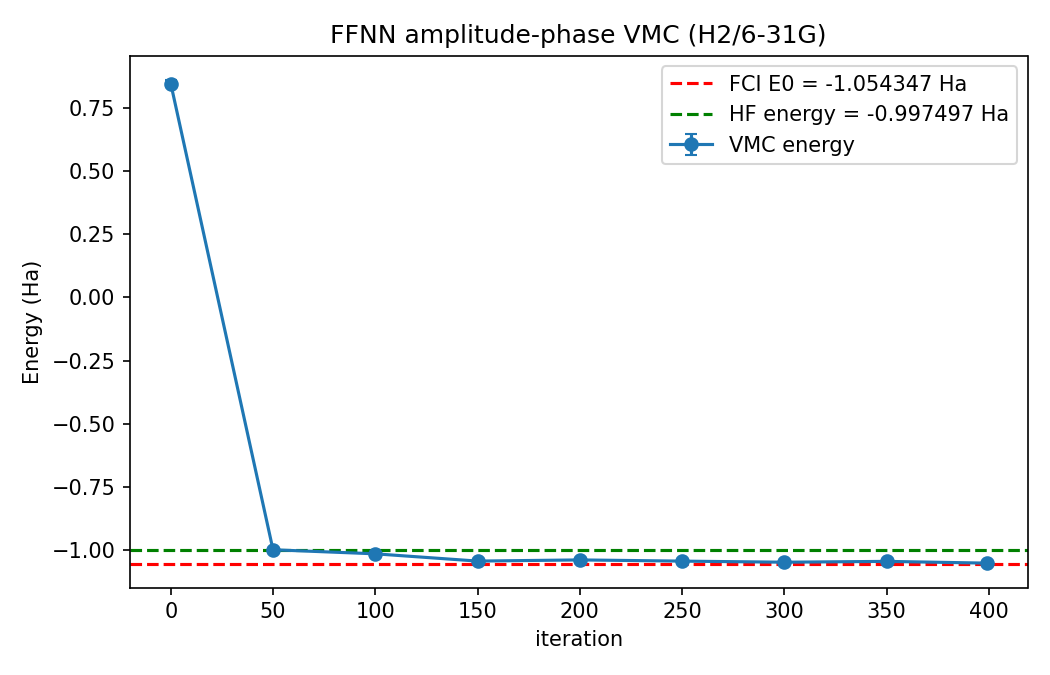

Recreate this plot in Python.
"""
FFNN 振幅-相位分离版 VMC（py 版本）

相对 notebook 的修复：
1. jax.grad 报错：实参数、复输出 logψ = logA + 1j·φ 不能直接 jax.grad(holomorphic=False)，
   改为分别对实部/虚部求导后组合 ∇logψ = ∇Re + i·∇Im（Wirtinger）。
2. 实参数 SR 取实部：∇E = 2·Re⟨(E_loc−⟨E⟩)(∇logψ)*⟩；度量用 Re(S)。
3. 重要性加权采样：按 |ψ|（machine_pow=1）采样、估计器加权 w ∝ |ψ|，
   否则 |ψ|² 采样在轨迹接近 HF 本征态时方差→0、梯度恒 0，冻结在 HF（误差 ~57 mHa）。
   修复后能平滑越过 HF 收敛到 FCI（400 步误差 ~3.5 mHa）。
"""
import sys
import os
import time
import jax
import jax.numpy as jnp
import numpy as np
import netket as nk
import optax
import matplotlib
matplotlib.use("Agg")
import matplotlib.pyplot as plt
from flax import nnx
from functools import partial
from jax import flatten_util

sys.path.append(os.path.join(os.path.dirname(os.path.abspath(__file__)), '..'))
from H2_631G import SINGLE_SIZE, ha, hi, E_fcis, single_rule, g, hf_ground_energy

jax.config.update("jax_enable_x64", True)


# ===================== Ansatz：振幅-相位分离（共享骨干） =====================
class SingleStateAnsatz_SharedBackbone(nnx.Module):
    def __init__(self, n_spin_orbitals: int, hidden_dim: int = 16, *, rngs: nnx.Rngs):
        super().__init__()
        self.n_so = n_spin_orbitals
        self.backbone1 = nnx.Linear(n_spin_orbitals, hidden_dim, rngs=rngs, param_dtype=float)
        self.backbone2 = nnx.Linear(hidden_dim, hidden_dim, rngs=rngs, param_dtype=float)
        self.head_logA = nnx.Linear(hidden_dim, 1, rngs=rngs, param_dtype=float)
        self.head_phi = nnx.Linear(hidden_dim, 1, rngs=rngs, param_dtype=float)

    def __call__(self, x: jax.Array) -> jax.Array:
        h = nnx.tanh(self.backbone1(x))
        h = nnx.tanh(self.backbone2(h))
        logA = jnp.squeeze(self.head_logA(h))
        phi = jnp.squeeze(self.head_phi(h))
        return logA + 1j * phi


def create_machine(model: nnx.Module):
    """将 Flax NNX 模型包装为 machine 函数"""
    graphdef, state = nnx.split(model)

    @jax.jit
    def machine(params, sigma):
        m = nnx.merge(graphdef, params)
        return m(sigma)

    return machine, graphdef, state


# ===================== 局部能量 =====================
@partial(jax.jit, static_argnames=("machine",))
def compute_local_energies(machine, params, sigma):
    eta, H_eta = ha.get_conn_padded(sigma)
    logpsi_sigma = machine(params, sigma)
    logpsi_eta = machine(params, eta)
    logpsi_sigma = jnp.expand_dims(logpsi_sigma, -1)
    return jnp.sum(H_eta * jnp.exp(logpsi_eta - logpsi_sigma), axis=-1)


# ===================== 每样本梯度：实参数网络，拆实部/虚部求导 =====================
def _grad_logpsi_real_params(machine, params, sigma):
    """
    实参数、复输出的 logψ 梯度：
        ∇ logψ(σ) = ∇ Re logψ(σ) + i · ∇ Im logψ(σ)
    （这就是 holomorphic=False 时手写的正确版本，绕开 jax.grad 的实输出限制）
    """
    re_grad = jax.vmap(
        lambda s: jax.grad(lambda p: machine(p, s).real)(params)
    )(sigma)
    im_grad = jax.vmap(
        lambda s: jax.grad(lambda p: machine(p, s).imag)(params)
    )(sigma)
    return jax.tree_util.tree_map(lambda r, i: r + 1j * i, re_grad, im_grad)


# ===================== 重要性加权（配合 machine_pow=1 采样 p ∝ |ψ|） =====================
# 动机：按 |ψ|² 采样时，一旦 |ψ|² 塌缩到单个组态（如 HF），梯度信号 ∝ ψη 的激发组态
# 永远采不到 → force 梯度恒 0 → 冻结在本征态。改按 |ψ| 采样并对估计器加权
# w(σ) = |ψσ|²/p(σ) ∝ |ψσ|，稀有组态访问率提升数个量级，其 w·E_loc·∇logψ 贡献
# 恰好恢复精确公式（w·E_loc ~ ψη·H 为有限量），这是通用的重要性加权 VMC。

@partial(jax.jit, static_argnames=("machine",))
def _sample_weights(machine, params, sigma):
    """w_i = |ψ(σ_i)|（未归一化），配合 p ∝ |ψ| 的采样分布"""
    logpsi = machine(params, sigma)
    return jnp.exp(jnp.real(logpsi))


def _weighted_mean_std(x, w):
    w_sum = jnp.sum(w)
    mean = jnp.sum(w * x) / w_sum
    var = jnp.sum(w * jnp.abs(x - mean) ** 2) / w_sum
    return mean, jnp.sqrt(var / x.shape[0])


@partial(jax.jit, static_argnames=("machine",))
def forces_expect_hermitian(machine, params, sigma):
    """
    重要性加权 force 梯度（实参数网络，取实部）：
        ∇⟨E⟩ = 2·Re⟨(E_loc − ⟨E⟩) (∇log ψ)*⟩_w
    E 是实参数的实值函数，梯度必须为实数；复数中间量只保留实部。
    返回的 grad 已含因子 2（即完整 ∇⟨E⟩）。
    """
    w = _sample_weights(machine, params, sigma)
    O_loc = compute_local_energies(machine, params, sigma)
    O_mean, O_std = _weighted_mean_std(O_loc, w)
    O_centered = O_loc - O_mean

    grad_matrix = _grad_logpsi_real_params(machine, params, sigma)

    def weight_and_mean(grad_component):
        wc = (w * O_centered).reshape((w.shape[0],) + (1,) * (grad_component.ndim - 1))
        return (jnp.sum(wc * jnp.conj(grad_component), axis=0) / jnp.sum(w)).real

    grad = jax.tree_util.tree_map(weight_and_mean, grad_matrix)
    return O_mean, O_std, grad


def compute_qgt(machine, params, sigma, diag_shift=0.1):
    """
    加权 QGT / F 矩阵（实参数网络，取实部）。
    实参数位移 dθ 为实向量时 ⟨|dlogψ|²⟩ = dθᵀ Re(S) dθ，
    虚部是反对称部分、对实二次型无贡献，度量取 Re(S)。
    """
    n_samples = sigma.shape[0]
    w = _sample_weights(machine, params, sigma)
    grad_matrix = _grad_logpsi_real_params(machine, params, sigma)
    grad_flat, unravel_fn = flatten_util.ravel_pytree(grad_matrix)
    grad_flat = grad_flat.reshape(n_samples, -1)
    w_mean = jnp.sum(w[:, None] * grad_flat, axis=0, keepdims=True) / jnp.sum(w)
    grad_centered = grad_flat - w_mean
    qw = (w[:, None] * jnp.conj(grad_centered)).T @ grad_centered / jnp.sum(w)
    qgt = qw.real  # 实参数度量
    qgt_reg = qgt + diag_shift * jnp.eye(qgt.shape[0])
    return qgt_reg, unravel_fn


# ===================== 训练 =====================
def main():
    print("=" * 60)
    print("H2 分子基本信息")
    print("=" * 60)
    print(f"HF energy = {hf_ground_energy:.8f} Ha")
    print(f"FCI E0 = {E_fcis[0]:.8f} Ha")

    learning_rate = 0.1
    diag_shift = 0.01
    seed = 21

    model = SingleStateAnsatz_SharedBackbone(
        n_spin_orbitals=SINGLE_SIZE, hidden_dim=SINGLE_SIZE * 2 + 4, rngs=nnx.Rngs(seed)
    )
    # machine_pow=1: 按 |ψ|（而非 |ψ|²）采样，配合重要性加权估计器，
    # 避免波函数塌缩后梯度信号丢失（见 _sample_weights 注释）
    sampler = nk.sampler.MetropolisSampler(
        hi, rule=single_rule, n_chains=150, sweep_size=32, machine_pow=1
    )
    machine, graphdef, params = create_machine(model)
    sampler_state = sampler.init_state(machine, params, seed=1)

    optimizer = optax.sgd(learning_rate=learning_rate)
    opt_state = optimizer.init(params)

    n_iter = 400

    history = {'step': [], 'energy': [], 'energy_std': [], 'error': []}

    print("\n" + "=" * 60)
    print("开始纯 JAX VMC 训练 (自然梯度下降法, 重要性加权)")
    print("=" * 60)

    samples = None
    t0 = time.time()
    for step in range(n_iter):
        sampler_state = sampler.reset(machine, params, sampler_state)
        samples, sampler_state = sampler.sample(
            machine, params, state=sampler_state, chain_length=20
        )
        samples = samples.reshape(-1, hi.size)

        # 1. force-based 能量和梯度（grad 已是完整 ∇⟨E⟩，实数）
        energy, energy_std, grad = forces_expect_hermitian(machine, params, samples)

        # 2. 自然梯度 = S^{-1} * grad
        qgt_reg, _ = compute_qgt(machine, params, samples, diag_shift=diag_shift)
        grad_flat, grad_unravel_fn = flatten_util.ravel_pytree(grad)
        natural_grad = jnp.linalg.solve(qgt_reg, grad_flat)
        grad = grad_unravel_fn(natural_grad)

        # 3. 更新参数
        updates, opt_state = optimizer.update(grad, opt_state, params)
        params = optax.apply_updates(params, updates)

        # 4. 记录历史
        if step % 50 == 0 or step == n_iter - 1:
            error = jnp.abs(energy.real - E_fcis[0])
            history['step'].append(step)
            history['energy'].append(float(energy.real))
            history['energy_std'].append(float(energy_std))
            history['error'].append(float(error))
            print(
                f"Step {step:3d} | E: {energy.real:.8f} ± {energy_std:.6f} "
                f"| FCI: {E_fcis[0]:.8f} | Error: {error:.6f}"
            )

    # 最终结果
    final_energy, final_std, _ = forces_expect_hermitian(machine, params, samples)
    final_error = jnp.abs(final_energy.real - E_fcis[0])
    print("\n" + "=" * 60)
    print(f"训练完成! 用时 {time.time() - t0:.1f}s")
    print(f"最终能量：{final_energy.real:.8f} ± {final_std:.6f} Ha")
    print(f"FCI 基准：{E_fcis[0]:.8f} Ha")
    print(f"绝对误差：{final_error:.6f} Ha")
    print(f"相对误差：{final_error / jnp.abs(E_fcis[0]) * 100:.4f}%")
    print("=" * 60)

    # 绘图
    fig, ax = plt.subplots(figsize=(7, 4.5))
    ax.errorbar(history['step'], history['energy'], yerr=history['energy_std'],
                fmt='o-', capsize=3, label='VMC energy')
    ax.axhline(E_fcis[0], color='r', ls='--', label=f'FCI E0 = {E_fcis[0]:.6f} Ha')
    ax.axhline(hf_ground_energy, color='g', ls='--', label=f'HF energy = {hf_ground_energy:.6f} Ha')
    ax.set_xlabel('iteration')
    ax.set_ylabel('Energy (Ha)')
    ax.set_title('FFNN amplitude-phase VMC (H2/6-31G)')
    ax.legend()
    fig.tight_layout()
    out_png = 'FFNN振幅相位分离版-VMC-1.png'
    fig.savefig(out_png, dpi=150)
    print(f"训练曲线已保存: {out_png}")


if __name__ == '__main__':
    main()
